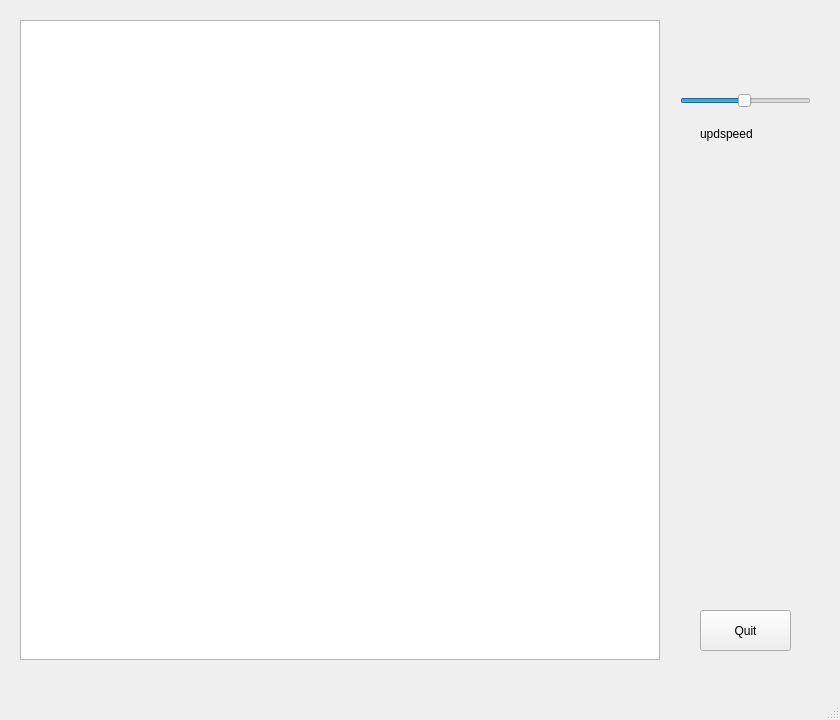
<?xml version="1.0" encoding="UTF-8"?>
<ui version="4.0">
 <class>MainWindow</class>
 <widget class="QMainWindow" name="MainWindow">
  <property name="geometry">
   <rect>
    <x>0</x>
    <y>0</y>
    <width>840</width>
    <height>720</height>
   </rect>
  </property>
  <property name="windowTitle">
   <string>MainWindow</string>
  </property>
  <widget class="QWidget" name="centralwidget">
   <widget class="QGraphicsView" name="graphicsView">
    <property name="geometry">
     <rect>
      <x>20</x>
      <y>20</y>
      <width>640</width>
      <height>640</height>
     </rect>
    </property>
   </widget>
   <widget class="QPushButton" name="pushButton">
    <property name="geometry">
     <rect>
      <x>700</x>
      <y>610</y>
      <width>91</width>
      <height>41</height>
     </rect>
    </property>
    <property name="text">
     <string>Quit</string>
    </property>
   </widget>
   <widget class="QSlider" name="SliderUpdateSpeed">
    <property name="geometry">
     <rect>
      <x>680</x>
      <y>90</y>
      <width>131</width>
      <height>21</height>
     </rect>
    </property>
    <property name="minimum">
     <number>1</number>
    </property>
    <property name="maximum">
     <number>100</number>
    </property>
    <property name="value">
     <number>50</number>
    </property>
    <property name="sliderPosition">
     <number>50</number>
    </property>
    <property name="orientation">
     <enum>Qt::Horizontal</enum>
    </property>
    <property name="invertedAppearance">
     <bool>false</bool>
    </property>
    <property name="invertedControls">
     <bool>false</bool>
    </property>
   </widget>
   <widget class="QLabel" name="labelUpdspeed">
    <property name="geometry">
     <rect>
      <x>700</x>
      <y>120</y>
      <width>89</width>
      <height>28</height>
     </rect>
    </property>
    <property name="text">
     <string>updspeed</string>
    </property>
   </widget>
  </widget>
  <widget class="QMenuBar" name="menubar">
   <property name="geometry">
    <rect>
     <x>0</x>
     <y>0</y>
     <width>840</width>
     <height>34</height>
    </rect>
   </property>
  </widget>
  <widget class="QStatusBar" name="statusbar"/>
 </widget>
 <resources/>
 <connections/>
</ui>
